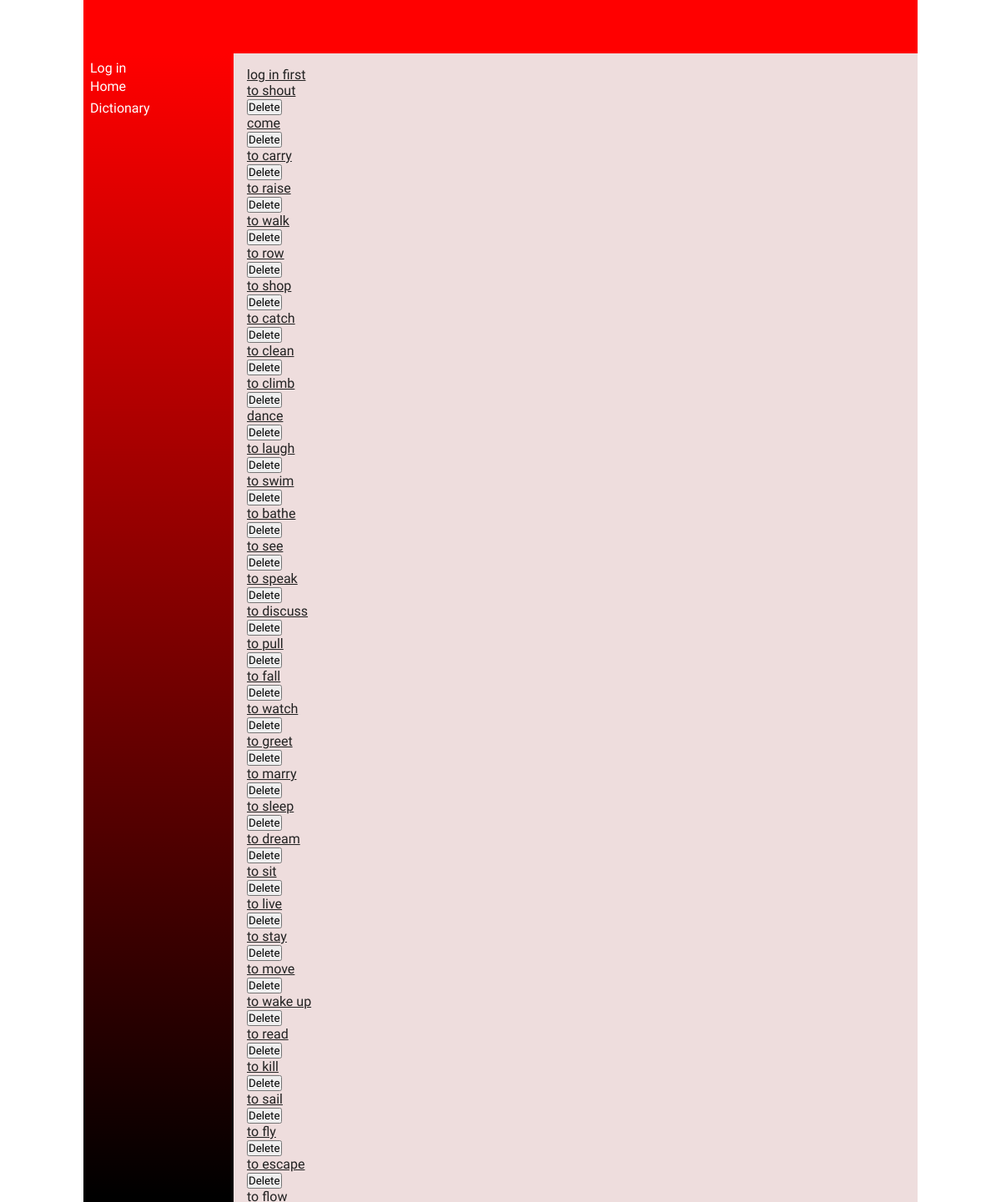
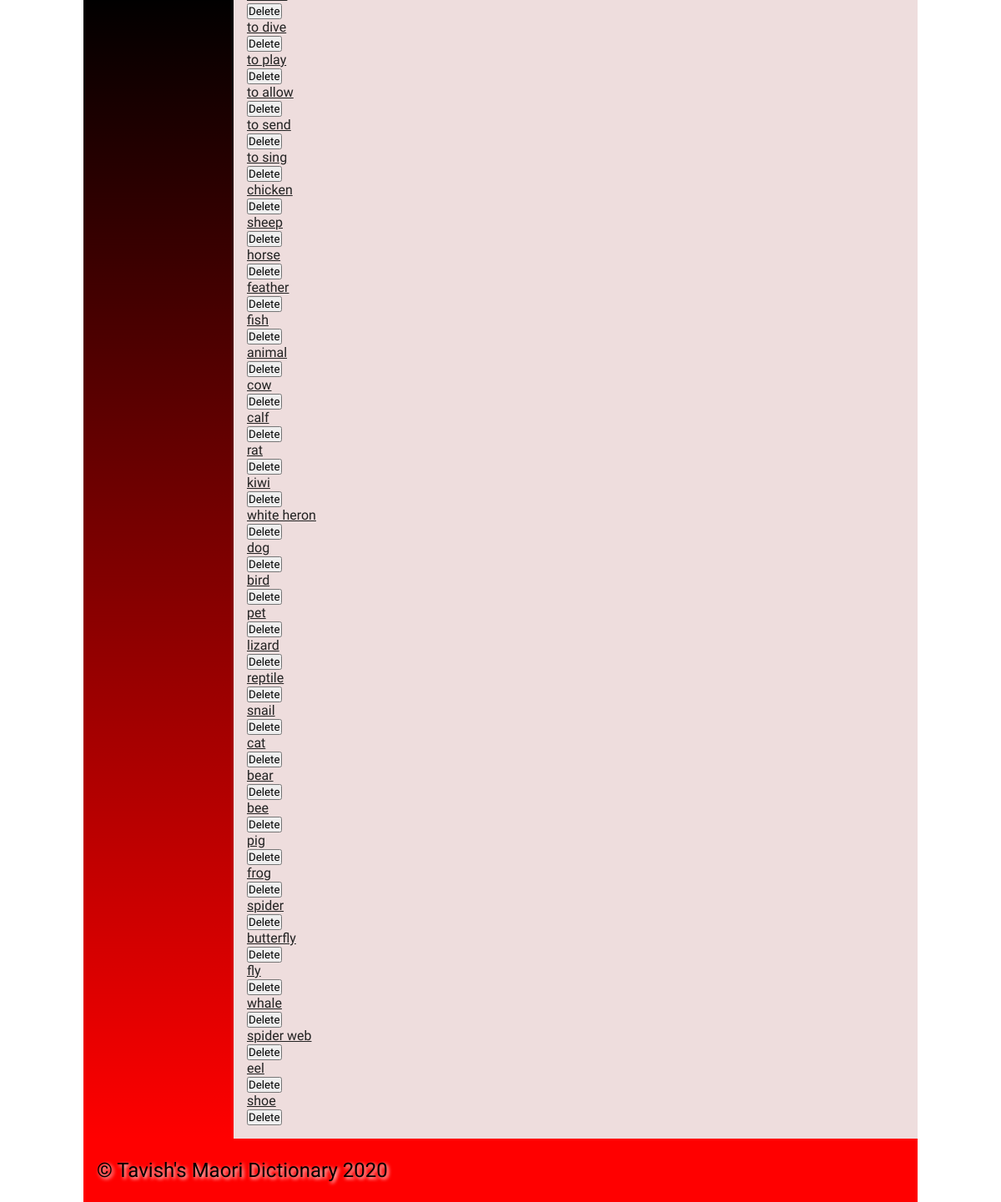
The page /dictionary on the database as committed earlier (2 pictures, top to bottom).
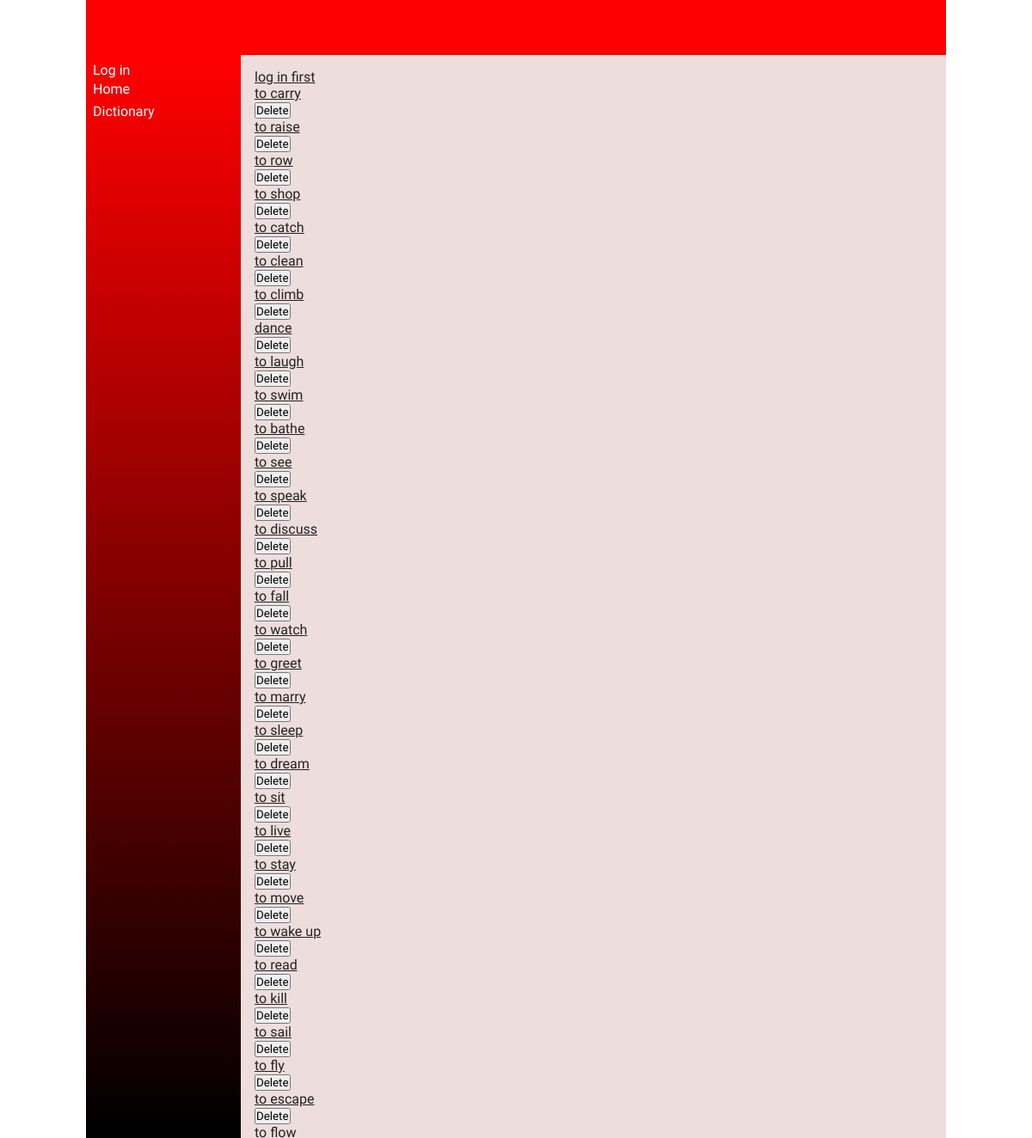
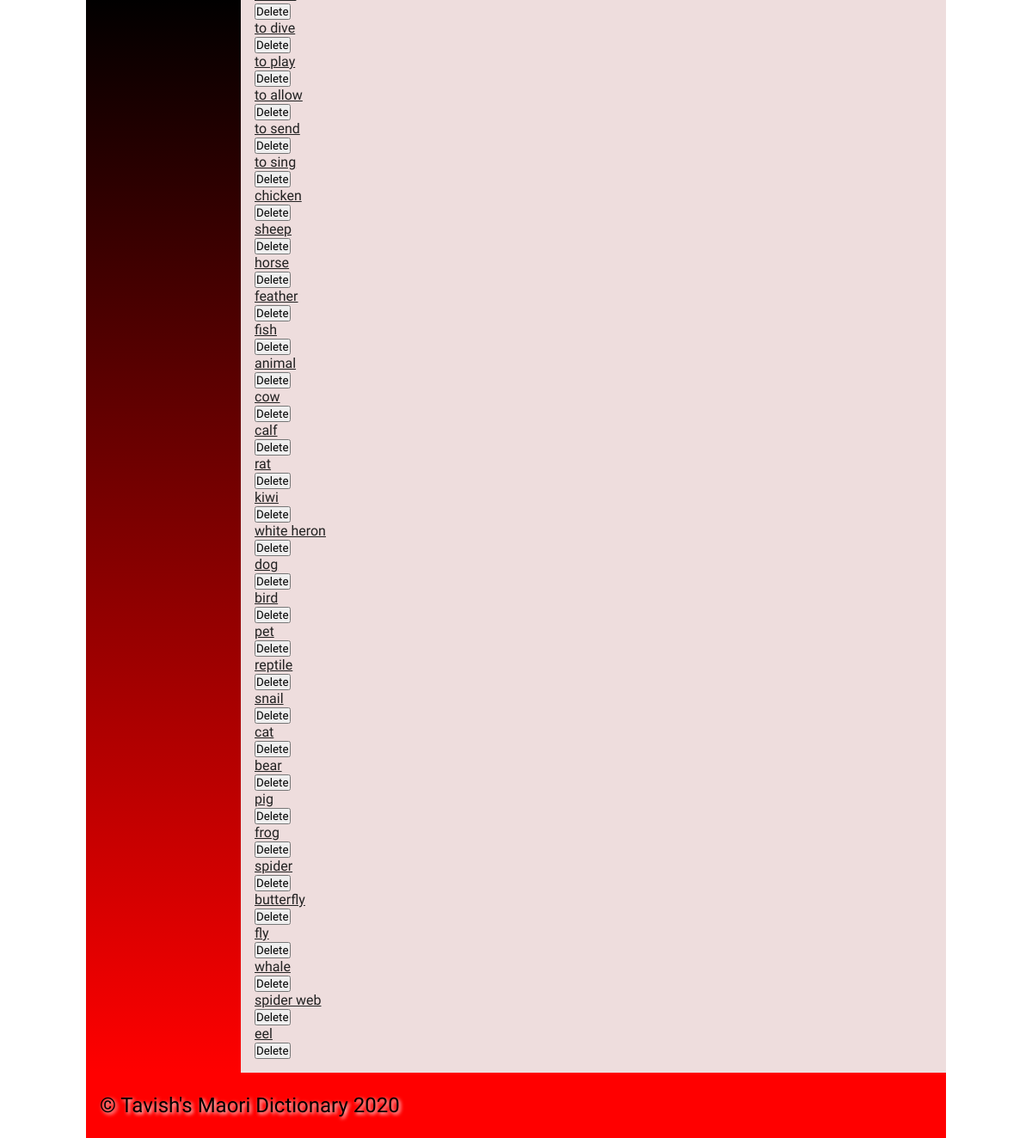
The same page on the database as committed later (2 pictures, top to bottom).
### tables this page shows
CREATE TABLE "words"
(
    id         integer
        constraint words_pk
            primary key autoincrement,
    english    varchar(30),
    maori      varchar(30),
    definition varchar(200),
    level      integer(2),
    image      varchar(12),
    added_by   varchar(30),
    userid     integer
        references users,
    timestamp  DATETIME
);

### app.py (the view)
@app.route('/dictionary', methods = ['GET', 'POST'])
def render_dictionary():
    con = create_connection(DB_NAME)
    query = "SELECT english FROM words ORDER BY id" #initially displays all the words in english, and sorts them by id so that newly added words are shown at the bottom
    cur = con.cursor()
    cur.execute(query)
    words_list = cur.fetchall()
    con.close()
    return render_template("dictionary.html", words= words_list, logged_in = is_logged_in())

### app.py (called while the page is built)
def is_logged_in():
    if session.get('email') is None: #if email not entered, then user isn't logged in
        print('Not logged in')
        return False
    else:
        print('Logged in') #if email is entered then user is logged in
        return True

def create_connection(db_file):
   try:
       connection = sqlite3.connect(db_file)
       connection.execute('pragma foreign_keys=ON')
       return connection
   except Error as e:
       print(e)
   return None

### templates/dictionary.html (shortened to what this page needs)
{% extends "base.html" %}
{% block main %}
<div class = "button-group">
    {% if logged_in %}
    <a href = "/add_word"> Add new words</a>
    {% else %} <a href = "/login"> log in first</a>
    {% endif %}
</div>
<div id = "words">
{% for words in words %}
        <div class = "product-box">
            <ul><a href = "/words/{{words[0]}}"> {{words[0]}}</a> </ul>
      <form method="post" action="DeleteConfirm">
             <button type="submit" name="Delete_Word" value= "{{words[0]}}">Delete</button>
    </form>
        {% endfor %}
</div>
{% endblock %}

### templates/base.html (shortened to what this page needs)
<!doctype html>
<html lang="en">
<head>
	<link href="{{ url_for('static', filename='css/style.css') }}" rel="stylesheet">
</head>
<body>
	<div id="container">
		<header>
			<h1>{% block heading %}{% endblock %}</h1>
		</header>
		<nav>
            {% if logged_in %}
                <a href="/logout">Log out</a>
            {% else %}
                <a href="/login">Log in</a>
            {% endif %}
			<ul>
                <li><a href="\">Home</a></li>
				<li><a href="\dictionary">Dictionary</a></li>
			</ul>
		</nav>
		<main>
            {% block main%}{% endblock %}
        </main>
		<footer>
			<p>
				&copy; Tavish's Maori Dictionary 2020
			</p>
		</footer>
	</div>
</body>
</html>

### static/css/style.css (style rules this page uses)
* { font-family: Comfortaa, sans-serif; margin: 0; padding: 0; box-sizing: border-box; }
#container { display: grid; grid-template-columns: 75px auto; grid-template-areas: 'nav header' 'main main' 'footer footer'; }
header { grid-area: header; background-color: #ff0000; padding: 1rem; }
nav { grid-area: nav; }
main { grid-area: main; padding: 1rem; background-color: #edd; }
h1, h2, h3, h4 { padding: 1rem 0; font-family: 'Suez One', serif; color: #000; text-shadow: 2px 2px 4px #fff; }
p { padding: 0.5rem 0; }
a { color: #222; }
footer { grid-area: footer; padding: 1rem; background-color: #f00; }
footer p { color: #000; text-shadow: 2px 2px 4px #fff; font-size: 1.5rem; }
@media only screen and (min-width: 768px) { #container { grid-template-columns: 180px auto; grid-template-areas: 'header header' 'nav main' 'footer footer'; } }
@media only screen and (min-width: 768px) { nav { background: linear-gradient(180deg, rgba(255,0,0,1) 0%, rgba(0, 0, 0, 1) 50%, rgba(255,0,0,1) 100%); padding: 0.5rem; } }
@media only screen and (min-width: 768px) { nav ul { list-style: none; } }
@media only screen and (min-width: 768px) { nav li { padding: 0.2rem 0; } }
@media only screen and (min-width: 768px) { nav a { color: #fff; text-decoration: none; } }
@media only screen and (min-width: 1000px) { #container { width: 1000px; margin: auto; } }

Rows that differ between the two databases and show on the page:
removed words: english "to shout"
removed words: english "come"
removed words: english "to walk"
removed words: english "lizard"
removed words: english "bee"
removed words: english "shoe"
